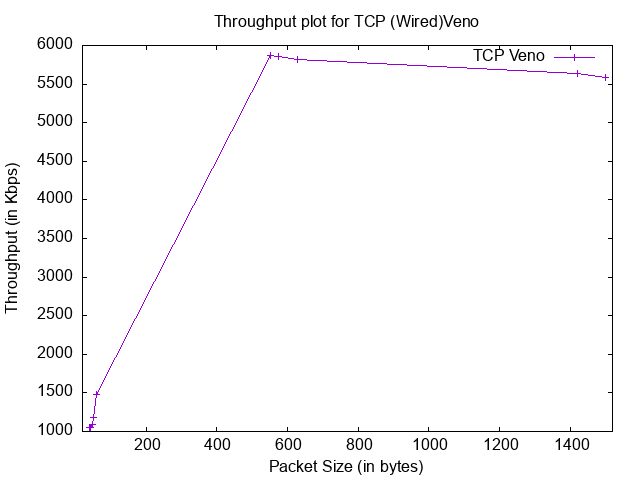

Write the gnuplot code that produced this figure.
set terminal png
set output "wiredTcpVeno.png"
set title "Throughput plot for TCP (Wired)Veno"
set xlabel "Packet Size (in bytes)"
set ylabel "Throughput (in Kbps)"

set xrange [20:1520]
plot "-"  title "TCP Veno" with linespoints
40 1047.34
44 1054.3
48 1095.66
52 1183.37
60 1484.05
552 5875.65
576 5854.37
628 5818.88
1420 5637.78
1500 5583.03
e
